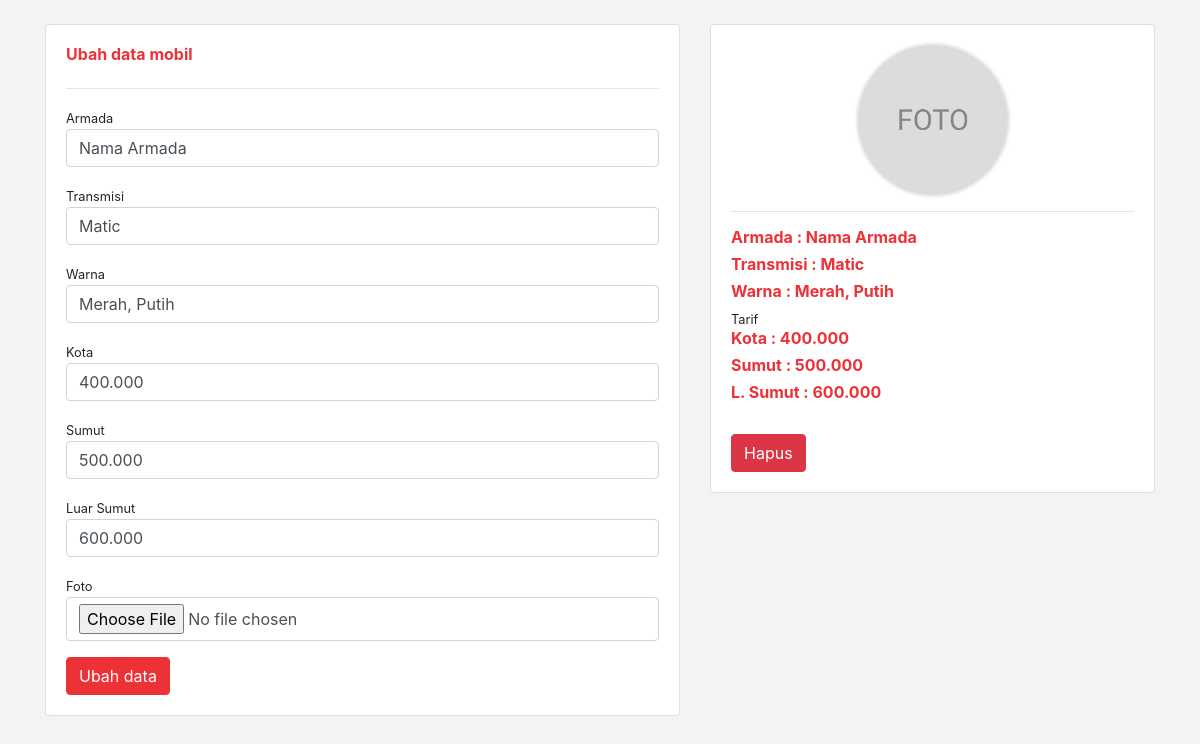
The page /admin/edit_mobil.php?id_mobil=9 on the database its author committed.
### tables this page shows
CREATE TABLE `tbl_mobil` (
  `id_mobil` int(11) NOT NULL,
  `nama_mobil` varchar(100) NOT NULL,
  `tipe_mobil` varchar(100) NOT NULL,
  `warna_mobil` varchar(100) NOT NULL,
  `kota` varchar(100) NOT NULL,
  `sumut` varchar(100) NOT NULL,
  `l_sumut` varchar(100) NOT NULL,
  `foto` varchar(100) NOT NULL
);

### admin/functions.php (called while the page is built, shortened)
<?php
    $conn = mysqli_connect("localhost", "root", "", "rental");
    function tampilData($query){
        global $conn;
        $result = mysqli_query($conn, $query);
        $rows = [];
        while( $row = mysqli_fetch_assoc($result)) {
            $rows[] = $row;
        }
        return $rows;
    }
?>

### admin/edit_mobil.php (the view, shortened to what this page needs)
<?php
    require 'functions.php';
    $id_mobil = $_GET["id_mobil"];
    $tbl_mobil = tampilData("SELECT * FROM tbl_mobil WHERE id_mobil = $id_mobil")[0];
?>
<?php require 'body.php' ?>
<br>
<div class="container">
    <div class="row">
        <div class="col-md-7 ">
            <div class="card-body card">
                <h6>Ubah data mobil</h6>
                <hr>
                <form action="" method="post" enctype="multipart/form-data">
                    <div class="form-group">
                        <small>Armada</small>
                        <input type="text" class="form-control" name="nama_mobil" value="<?= $tbl_mobil[ "nama_mobil"] ?>">
                    </div>
                    <div class="form-group">
                    <small>Transmisi</small>
                        <input type="text" class="form-control" name="tipe_mobil" value="<?= $tbl_mobil[ "tipe_mobil"] ?>">
                    </div>
                    <div class="form-group">
                    <small>Warna</small>
                        <input type="text" class="form-control" name="warna_mobil" value="<?= $tbl_mobil[ "warna_mobil"] ?>">
                    </div>
                    <div class="form-group">
                    <small>Kota</small>
                        <input type="text" class="form-control" name="kota" value="<?= $tbl_mobil[ "kota"] ?>">
                    </div>
                    <div class="form-group">
                    <small>Sumut</small>
                        <input type="text" class="form-control" name="sumut" value="<?= $tbl_mobil[ "sumut"] ?>">
                    </div>
                    <div class="form-group">
                    <small>Luar Sumut</small>
                        <input type="text" class="form-control" name="l_sumut" value="<?= $tbl_mobil[ "l_sumut"] ?>">
                    </div>
                    <div class="form-group">
                    <small>Foto</small>
                        <input type="file" class="form-control" name="foto">
                    </div>
            <button type="submit" name="submit" class="btn btn-primary">Ubah data</button>
                </form>
            </div>
        </div>
        <div class="col-md-5 ">
            <div class="card-body card">
            <img src="..//assets//img//<?= $tbl_mobil["foto"] ?>" width="150px" height="150px" style="margin: auto;"
            class="rounded-circle" />
            <hr>
            <h6>Armada : <?= $tbl_mobil[ "nama_mobil"] ?></h6>
            <h6>Transmisi : <?= $tbl_mobil[ "tipe_mobil"] ?></h6>
            <h6>Warna : <?= $tbl_mobil[ "warna_mobil"] ?></h6>
            <small>Tarif</small>
            <h6>Kota : <?= $tbl_mobil[ "kota"] ?></h6>
            <h6>Sumut : <?= $tbl_mobil[ "sumut"] ?></h6>
            <h6>L. Sumut : <?= $tbl_mobil[ "l_sumut"] ?></h6>
            <br>
            <form action="" method="post">
            <button type="submit" name="hapus" class="btn btn-danger">Hapus</button>
            </form>
            </div>
        </div>
    </div>
</div>
<?php require 'footer.php' ?>

### assets/css/styles.css (style rules this page uses)
.card { margin-bottom: 16px; }
.btn-primary { background-color: #EC3237; border-color: #EC3237; }
.rounded-circle { background: #FFFFFF; box-shadow: 0px 0px 4px rgba(0, 0, 0, 0.25); }
h1, h2, h3, h4, h5, h6 { color: #EC3237; font-weight: bold; }
body { scroll-behavior: smooth; }

### rows shown on the page
tbl_mobil: nama_mobil "Nama Armada", tipe_mobil "Matic", warna_mobil "Merah, Putih", kota "400.000", sumut "500.000", l_sumut "600.000", foto (picture)
